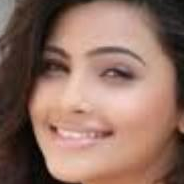
#> input picture DataSet/CLEANED DATA/MIDDLE/MIDDLE1045.png, 184 x 184 px, found by its file name; its folder holds only this picture in this run
$ jupyter execute --allow-errors Final.ipynb
#> lines starting #> are read from the running program, lines starting #| are printed output that depends on the picture
[cell 1]
import os
import cv2
import numpy as np
from skimage.feature import hog
from skimage import exposure
from sklearn.model_selection import train_test_split
from sklearn.linear_model import LogisticRegression
from sklearn.cluster import KMeans
from sklearn.metrics import accuracy_score, confusion_matrix, roc_curve, roc_auc_score
import matplotlib.pyplot as plt
from sklearn.preprocessing import StandardScaler

[cell 2]
# Define the path to the image dataset directory
data_dir = 'C:\\Phonee\\ML_Project\\DataSet\\CLEANED DATA'

# Function to resize images and extract HOG features
def resize_normalize_flatten_extract_hog(image_path):
    image = cv2.imread(image_path)
#> image is the input picture: shape (184, 184, 3); mean B, G, R 97.9, 110.9, 143.9
    resized_image = cv2.resize(image, (150, 150))  # Resize the image to desired dimensions
    gray_image = cv2.cvtColor(resized_image, cv2.COLOR_BGR2GRAY)  # Convert image to grayscale
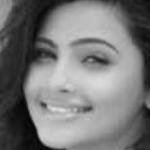
#> gray_image: shape (150, 150); min 3, max 226, mean 119.2
    normalized_image = gray_image / 255.0  # Normalize pixel values to range [0, 1]
    hog_features = hog(normalized_image, orientations=9, pixels_per_cell=(8, 8),
                       cells_per_block=(2, 2), block_norm='L2-Hys')
#> hog_features = 10404 values, max 0.656 at index 8737, min 0 at index 14, mean 0.111
    return hog_features


# Extract HOG features and preprocess images
feature_vectors = []
labels = []

# Loop for image preprocessing and feature extraction
for folder in os.listdir(data_dir):
    folder_path = os.path.join(data_dir, folder)
    for file in os.listdir(folder_path):
        if file.endswith(('.jpg', '.jpeg', '.png')):
            image_path = os.path.join(folder_path, file)
            hog_features = resize_normalize_flatten_extract_hog(image_path)
            feature_vectors.append(hog_features)
            labels.append(folder)  # Assuming folder name is the label
#> pass 2 of the loop `for folder in os.listdir(data_dir):`:
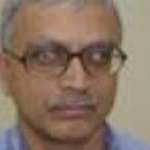
#> input picture DataSet/CLEANED DATA/OLD/OLD1003.png, 150 x 150 px, found by its file name
#> in resize_normalize_flatten_extract_hog, image is the input picture: shape (150, 150, 3); mean B, G, R 99.6, 116.2, 137.4
#> in resize_normalize_flatten_extract_hog (call 2), `gray_image = cv2.cvtColor(resized_image, cv2.COLOR_BGR2GRAY)`:
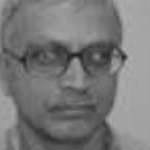
#> gray_image: shape (150, 150); min 32, max 178, mean 120.7
#> in resize_normalize_flatten_extract_hog (call 2), `hog_features = hog(normalized_image, orientations=9, pixels_per_cell=(..`: hog_features = 10404 values, max 0.614 at index 6597, min 0 at index 6, mean 0.123

# Convert the feature vectors and labels to numpy arrays
X = np.array(feature_vectors)
y = np.array(labels)

[cell 3]
from sklearn.model_selection import train_test_split

# Assuming you have your feature vectors X and labels y

# Split into training (60%) and rest (40%)
#> (the rest of this cell did not finish here and is left out)

[cell 4]
# Standardize features
scaler = StandardScaler()
#> (the rest of this cell did not finish here and is left out)

[cell 5]
# Initialize and train the logistic regression model
# Increase max_iter and specify solver (e.g., 'lbfgs', 'sag', 'saga', 'liblinear', etc.)
logistic_model = LogisticRegression(solver='lbfgs', max_iter=1000)

#> (the rest of this cell did not finish here and is left out)

[cell 6]
from sklearn.model_selection import cross_val_score
from sklearn.linear_model import LogisticRegression

# Assuming X_scaled and y are your standardized feature vectors and labels

# Initialize the model (Logistic Regression in this case)
model = LogisticRegression()

# Define the number of folds for cross-validation
num_folds = 5  # You can change this number based on your requirement

# Perform cross-validation and calculate the scores
#> (the rest of this cell did not finish here and is left out)

[cell 7]
from sklearn.preprocessing import LabelEncoder
from sklearn.cluster import KMeans
from sklearn.metrics import accuracy_score, confusion_matrix
# Apply K-Means clustering
kmeans_model = KMeans(n_clusters=3, random_state=42)
#> (the rest of this cell did not finish here and is left out)

[cell 8]
from sklearn.multiclass import OneVsRestClassifier
from sklearn.preprocessing import label_binarize
from sklearn.metrics import auc

# Binarize the labels for multiclass ROC
#> (the rest of this cell did not finish here and is left out)

[cell 9]
from sklearn.datasets import load_iris
from sklearn.linear_model import LogisticRegression
import matplotlib.pyplot as plt
import numpy as np

# Load iris dataset for example
X, y = load_iris(return_X_y=True)

# Initialize Logistic Regression model
logistic_model = LogisticRegression(max_iter=500, solver='lbfgs', multi_class='auto', verbose=1)

# Train the model
weights = []
for i in range(1, 500):
    logistic_model.fit(X, y)
    weights.append(np.sum(logistic_model.coef_))  # Summing coefficients for simplicity

# Plotting the change in coefficients across iterations
plt.plot(range(1, 500), weights)
plt.xlabel('Iterations')
plt.ylabel('Sum of Coefficients')
plt.title('Change in Coefficients for Logistic Regression')
plt.show()
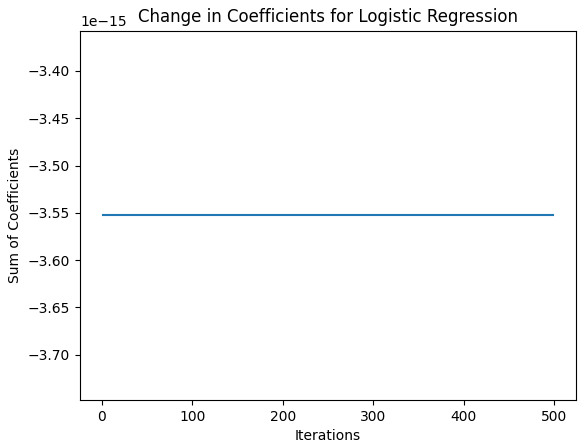
#> figure drawn by matplotlib, 1 panel
